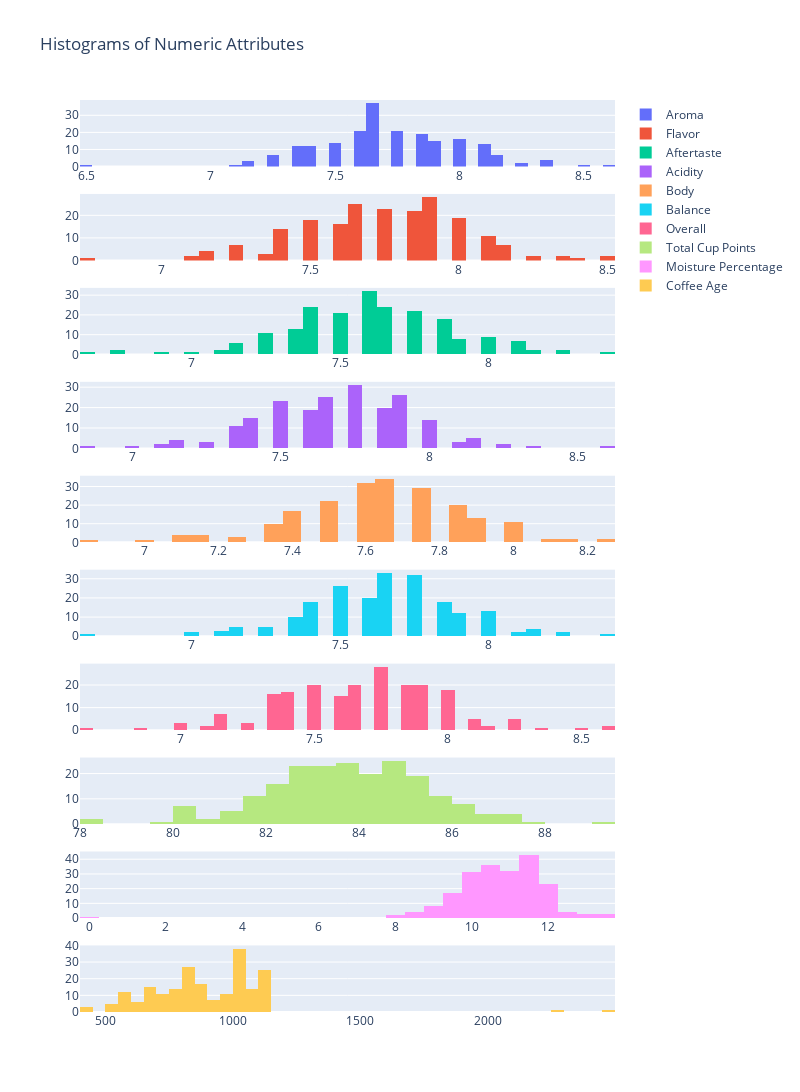

Notebook source saved alongside this figure:
### Markdown cell above
# Exploratory Data Analysis 

## Univariative Analysis

### Code cell
# List of numeric attributes
numeric_attributes = ['Aroma', 'Flavor', 'Aftertaste', 'Acidity', 'Body', 'Balance', 'Overall', 'Total Cup Points', 'Moisture Percentage','Coffee Age']

# Create a subplot for each numeric attribute
fig = make_subplots(rows=len(numeric_attributes), cols=1)

# Add a histogram to the subplot for each numeric attribute
for i, attribute in enumerate(numeric_attributes):
    fig.add_trace(go.Histogram(x=df[attribute], nbinsx=50, name=attribute), row=i+1, col=1)

fig.update_layout(height=200*len(numeric_attributes), width=800, title_text="Histograms of Numeric Attributes")
fig.show()

### Figure 1 — Plotly figure (JSON) as saved in the notebook; plotly's stock layout.template omitted (floating-point values rounded to 4 significant figures; data arrays with more than 128 entries replaced by an {"elided": "..."} marker saying what was removed)
{"data": [{"name": "Aroma", "nbinsx": 50, "type": "histogram", "x": {"elided": "207 float values"}, "xaxis": "x", "yaxis": "y"}, {"name": "Flavor", "nbinsx": 50, "type": "histogram", "x": {"elided": "207 float values"}, "xaxis": "x2", "yaxis": "y2"}, {"name": "Aftertaste", "nbinsx": 50, "type": "histogram", "x": {"elided": "207 float values"}, "xaxis": "x3", "yaxis": "y3"}, {"name": "Acidity", "nbinsx": 50, "type": "histogram", "x": {"elided": "207 float values"}, "xaxis": "x4", "yaxis": "y4"}, {"name": "Body", "nbinsx": 50, "type": "histogram", "x": {"elided": "207 float values"}, "xaxis": "x5", "yaxis": "y5"}, {"name": "Balance", "nbinsx": 50, "type": "histogram", "x": {"elided": "207 float values"}, "xaxis": "x6", "yaxis": "y6"}, {"name": "Overall", "nbinsx": 50, "type": "histogram", "x": {"elided": "207 float values"}, "xaxis": "x7", "yaxis": "y7"}, {"name": "Total Cup Points", "nbinsx": 50, "type": "histogram", "x": {"elided": "207 float values"}, "xaxis": "x8", "yaxis": "y8"}, {"name": "Moisture Percentage", "nbinsx": 50, "type": "histogram", "x": {"elided": "207 float values"}, "xaxis": "x9", "yaxis": "y9"}, {"name": "Coffee Age", "nbinsx": 50, "type": "histogram", "x": {"elided": "207 int values"}, "xaxis": "x10", "yaxis": "y10"}], "layout": {"height": 2000, "title": {"text": "Histograms of Numeric Attributes"}, "width": 800, "xaxis": {"anchor": "y", "domain": [0, 1]}, "xaxis10": {"anchor": "y10", "domain": [0, 1]}, "xaxis2": {"anchor": "y2", "domain": [0, 1]}, "xaxis3": {"anchor": "y3", "domain": [0, 1]}, "xaxis4": {"anchor": "y4", "domain": [0, 1]}, "xaxis5": {"anchor": "y5", "domain": [0, 1]}, "xaxis6": {"anchor": "y6", "domain": [0, 1]}, "xaxis7": {"anchor": "y7", "domain": [0, 1]}, "xaxis8": {"anchor": "y8", "domain": [0, 1]}, "xaxis9": {"anchor": "y9", "domain": [0, 1]}, "yaxis": {"anchor": "x", "domain": [0.927, 1.0]}, "yaxis10": {"anchor": "x10", "domain": [0, 0.073]}, "yaxis2": {"anchor": "x2", "domain": [0.824, 0.897]}, "yaxis3": {"anchor": "x3", "domain": [0.721, 0.794]}, "yaxis4": {"anchor": "x4", "domain": [0.618, 0.691]}, "yaxis5": {"anchor": "x5", "domain": [0.515, 0.588]}, "yaxis6": {"anchor": "x6", "domain": [0.412, 0.485]}, "yaxis7": {"anchor": "x7", "domain": [0.309, 0.382]}, "yaxis8": {"anchor": "x8", "domain": [0.206, 0.279]}, "yaxis9": {"anchor": "x9", "domain": [0.103, 0.176]}}}
